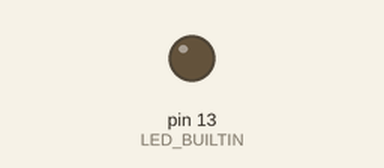
Bench run of a sketch on a simulated Arduino Uno, built with avr-gcc and run on an emulated ATmega328P. Parts: output pins drawn as LEDs (lit = HIGH).

Above: at 0.05 s.
At 2.0 s:
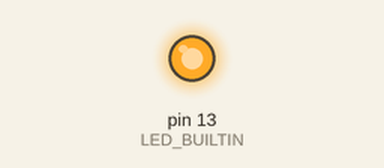
Timing chart, 0 to 4.6 s (numbered marks = the images above):
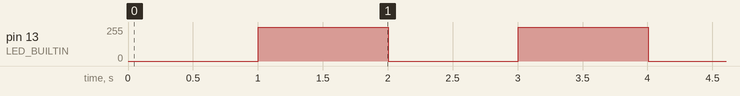

The sketch:

BlinkWithoutDelay.ino
```cpp
/*
 led灯的闪烁效果，但是不使用delay来实现
*/

// Variables:
int previousMillis = 0;        // 存取led上一次状态改变的时间
int interval = 1000;            //在闪烁时的内部计数时间ms

void setup() {
    pinMode(LED_BUILTIN, OUTPUT);
}

void loop() {

    if (millis() - previousMillis > interval) {
        // 前一次led状态改变的时间
        previousMillis = millis();

        // 如果led已经打开，则关闭，否则反之
        digitalWrite(LED_BUILTIN,!digitalRead(LED_BUILTIN));
    }
}
```

Measured:
- by itself, pin 13 (LED_BUILTIN): repeats every 2.0 s: 0/255 1.0 s, 255/255 1.0 s, until it stays 128/255 from 33.1 s
